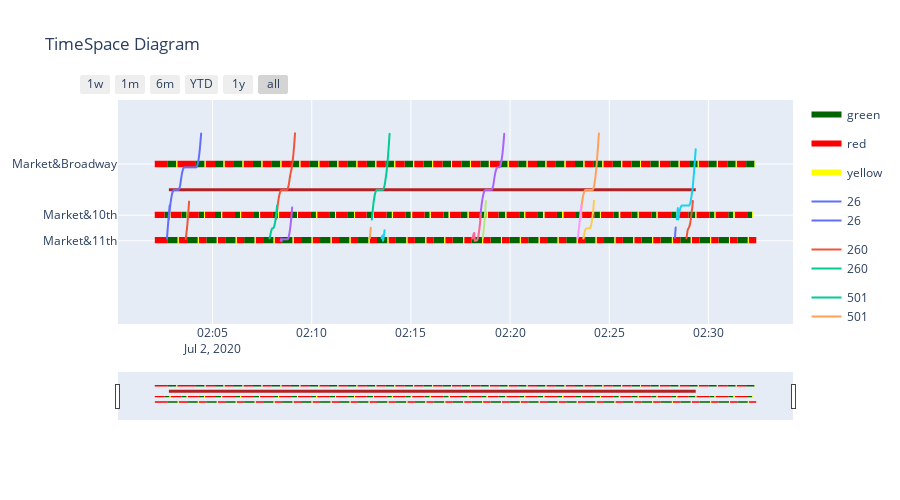

Notebook code for this chart:
### Code cell
import plotly.figure_factory as ff
from plotly.offline import iplot
fig_pdx_gantt_multiple = plt.figure(figsize=(20,10))
fig_pdx_gantt_multiple = ff.create_gantt(df_spat_pdx_final, colors=colors, index_col='Resource', show_colorbar=False,
                      group_tasks=True,groupedtasks_dist = groupedtask,title='TimeSpace Diagram',
                     showgrid_x=True,showgrid_y=True,bar_width=10, height = 500)
fig_pdx_gantt_multiple['layout']['yaxis'].update(range=[-500,200])
fig_pdx_gantt_multiple['layout']['yaxis'].update(tickvals=[0,-160,-240])
fig_pdx_gantt_multiple.update_xaxes(rangeslider_visible=True) 
fig_pdx_gantt_multiple.update_layout(showlegend=True)
for tr in fig.data:
    fig_pdx_gantt_multiple.add_trace(tr)
for tr in fig_market.data:
    fig_pdx_gantt_multiple.add_trace(tr)
fig_pdx_gantt_multiple.show()
